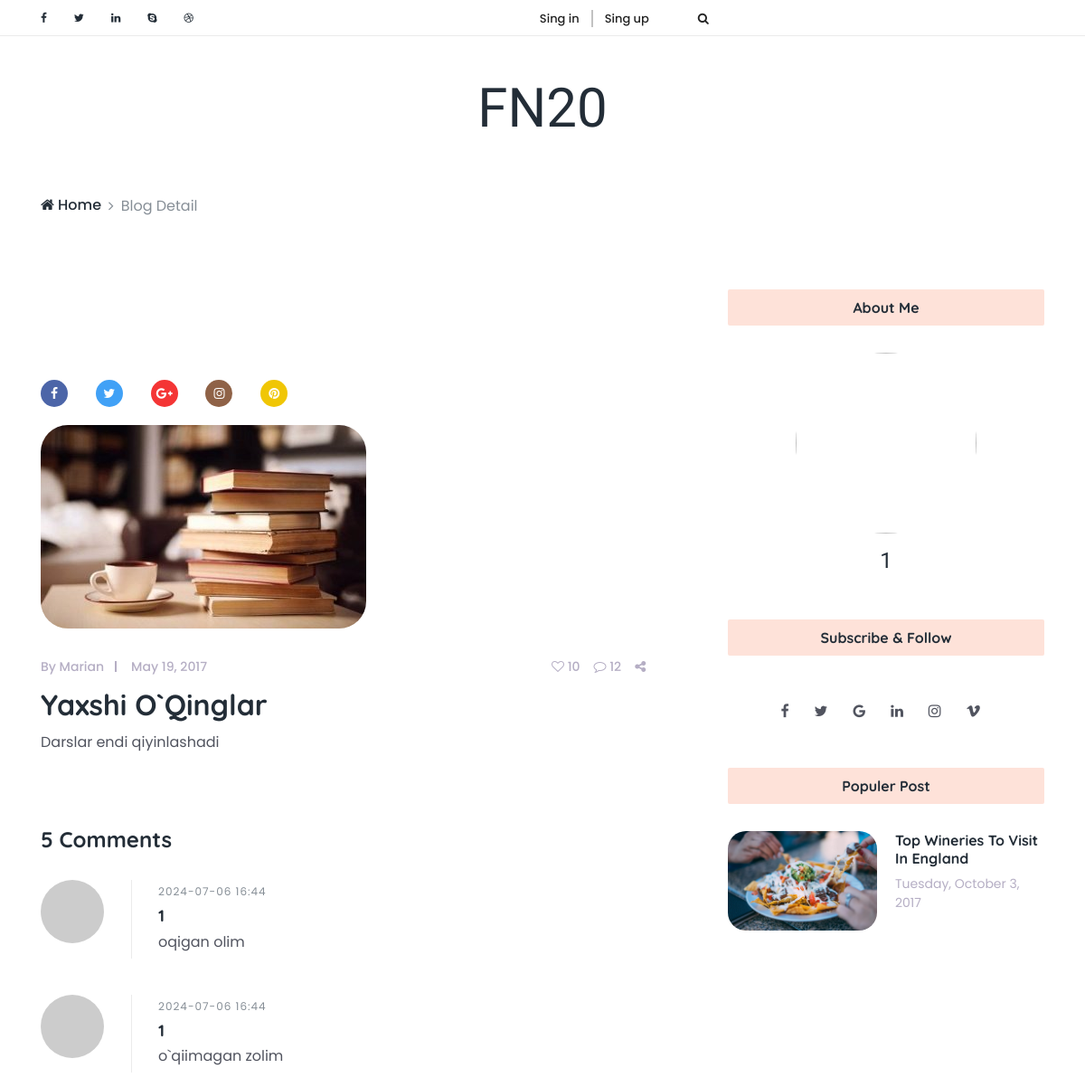
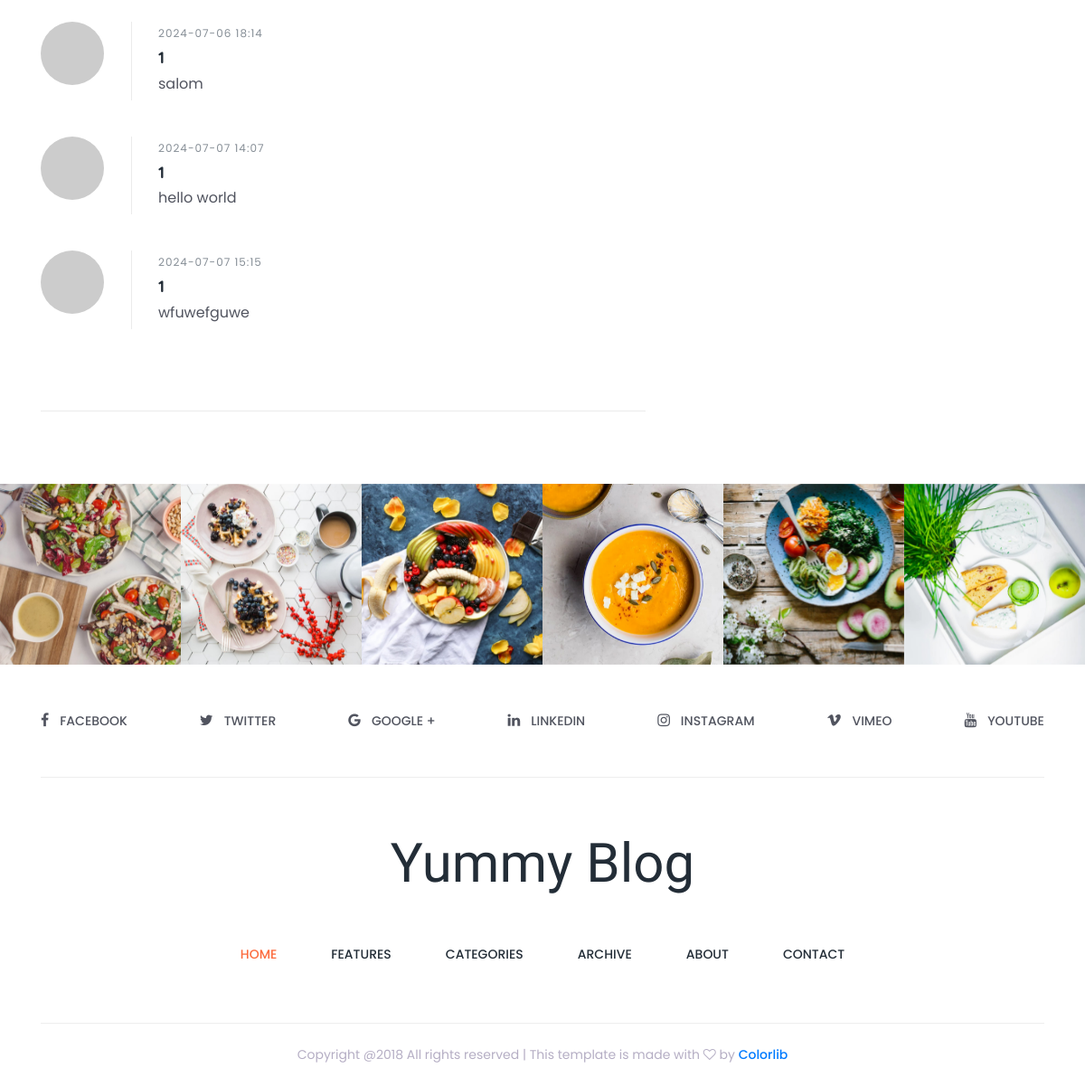
Screenshot of /blog-detail/1/ with the database file from the repository (2 pictures, top to bottom).
### main/models.py (models this page shows, shortened)
class Blogicon(models.Model):
    title = models.URLField()
    icon = models.TextField(max_length=15)

class Blog_icon_3(models.Model):
    title = models.URLField()
    icon = models.TextField(max_length=20)
    text = models.CharField(max_length=18)

class Blog(models.Model):
    author = models.ForeignKey(User, on_delete=models.CASCADE)
    title = models.CharField(max_length=255)
    body = models.TextField()
    create_at = models.DateTimeField(auto_now_add=True)
    @property
    def last_img(self):
        return BlogImg.objects.filter(blog__id = self.id).last().img

class BlogImg(models.Model):
    img = models.ImageField(upload_to='blog-img/')
    blog = models.ForeignKey(Blog, on_delete=models.CASCADE)

class Comment(models.Model):
    author = models.ForeignKey(User, on_delete=models.CASCADE)
    blog = models.ForeignKey(Blog, on_delete=models.CASCADE)
    body = models.TextField()
    created_at = models.DateTimeField(auto_now_add=True)

class Blog_icon_2(models.Model):
    title = models.URLField()
    icon = models.TextField(max_length=25)

class Networks(models.Model):
    title = models.URLField()
    icon = models.TextField(max_length=18)
    text = models.CharField(max_length=15)

### main/views.py (the view)
# urls.py: path('blog-detail/<int:id>/', views.blog_detail, name='blog_detail'),
def blog_detail(request, id):
    blog = models.Blog.objects.get(id=id)
    comments = models.Comment.objects.filter(blog=blog)
    networks = models.Networks.objects.all()
    blog_icon = models.Blogicon.objects.all()
    blog_icon_2 = models.Blog_icon_2.objects.all()
    blog_icon_3 = models.Blog_icon_3.objects.all()
    context = {
        'blog':blog,
        'comment_count':comments.count(),
        'comments':comments,
        'networks': networks,
        'blog_icon': blog_icon,
        'blog_icon_2':blog_icon_2,
        'blog_icon_3':blog_icon_3
    }
    return render(request, 'blog-detail.html', context)

### templates/blog-detail.html (shortened to what this page needs)
<!DOCTYPE html>
<html lang="en">
{% load static %}
<head>
    <link href="{% static 'style.css' %}" rel="stylesheet">
    <link href="{% static 'css/responsive/responsive.css' %}" rel="stylesheet">
</head>
<body>
    <div class="top_header_area">
        <div class="container">
            <div class="row">
                {% for e in blog_icon %}
                <section>
                <div class="col-5 col-sm-6">
                    <div class="top_social_bar">
                        <a href="{{e.title}}"><i class="{{e.icon}}" aria-hidden="true"></i></a>
                    </div>
                </div>
                </section>
                {% endfor %}
                <div class="col-7 col-sm-6">
                    <div class="signup-search-area d-flex align-items-center justify-content-end">
                        <div class="login_register_area d-flex">
                            <div class="login">
                                <a href="register.html">Sing in</a>
                            </div>
                            <div class="register">
                                <a href="register.html">Sing up</a>
                            </div>
                        </div>
                        <div class="search_button">
                            <a class="searchBtn" href="#"></a>
                        </div>
                    </div>
                </div>
            </div>
        </div>
    </div>
    <header class="header_area">
        <div class="container">
            <div class="row">
                <div class="col-12">
                    <div class="logo_area text-center">
                        <a href="index.html" class="yummy-logo">FN20</a>
                    </div>
                </div>
            </div>
        </div>
    </header>
    <div class="breadcumb-nav">
        <div class="container">
            <div class="row">
                <div class="col-12">
                    <nav aria-label="breadcrumb">
                        <ol class="breadcrumb">
                            <li class="breadcrumb-item"><a href="{% url 'index' %}"><i class="fa fa-home" aria-hidden="true"></i> Home</a></li>
                            <li class="breadcrumb-item active" aria-current="page">Blog Detail</li>
                        </ol>
                    </nav>
                </div>
            </div>
        </div>
    </div>
    <section class="single_blog_area section_padding_80">
        <div class="container">
            <div class="row justify-content-center">
                <div class="col-12 col-lg-8">
                    <div class="row no-gutters">
                        {% for c in blog_icon_3 %}
                        <div class="col-2 col-sm-1">
                            <div class="single-post-share-info mt-100">
                                <a href="{{c.title}}" class="{{c.text}}"><i class="{{c.icon}}" aria-hidden="true"></i></a>
                            </div>
                        </div>
                        {% endfor %}
                        <div class="col-10 col-sm-11">
                            <div class="single-post">
                                <div class="post-thumb">
                                    <img src="{{blog.last_img.url}}" alt="">
                                </div>
                                <div class="post-content">
                                    <div class="post-meta d-flex">
                                        <div class="post-author-date-area d-flex">
                                            <div class="post-author">
                                                <a href="#">By Marian</a>
                                            </div>
                                            <div class="post-date">
                                                <a href="#">May 19, 2017</a>
                                            </div>
                                        </div>
                                        <div class="post-comment-share-area d-flex">
                                            <div class="post-favourite">
                                                <a href="#"><i class="fa fa-heart-o" aria-hidden="true"></i> 10</a>
                                            </div>
                                            <div class="post-comments">
                                                <a href="#"><i class="fa fa-comment-o" aria-hidden="true"></i> 12</a>
                                            </div>
                                            <div class="post-share">
                                                <a href="#"><i class="fa fa-share-alt" aria-hidden="true"></i></a>
                                            </div>
                                        </div>
                                    </div>
                                    <a href="#">
                                        <h2 class="post-headline">{{blog.title}}</h2>
                                    </a>
                                    <p>{{blog.body}}</p>
                                </div>
                            </div>
                            <div class="comment_area section_padding_50 clearfix">
                                <h4 class="mb-30">{{comment_count}} Comments</h4>
                                <ol>
                                     {% for comment in comments %}
                                    <li class="single_comment_area">
                                        <div class="comment-wrapper d-flex">
                                            <div class="comment-author">
                                                <img src="https://www.gravatar.com/avatar/2c7d99fe281ecd3bcd65ab915bac6dd5?s=250" alt="">
                                            </div>
                                            <div class="comment-content">
                                                <span class="comment-date text-muted">{{comment.created_at|date:'Y-m-d H:i' }}</span>
                                                <h5>{{comment.author}}</h5>
                                                <p>{{comment.body}}</p>
                                            </div>
                                        </div>
                                    </li>
                                    {% endfor %}
                                </ol>
                            </div>
                        </div>
                    </div>
                </div>
                <div class="col-12 col-sm-8 col-md-6 col-lg-4">
                    <div class="blog-sidebar mt-5 mt-lg-0">
                        <div class="single-widget-area about-me-widget text-center">
                            <div class="widget-title">
                                <h6>About Me</h6>
                            </div>
                            <div class="about-me-widget-thumb">
                                <img src="https://cdn-icons-png.flaticon.com/512/219/219988.png" alt="">
                            </div>
                            <h4 class="font-shadow-into-light">{{blog.author.username}}</h4>
                        </div>
                       <div class="single-widget-area subscribe_widget text-center">
                         <section>
                             <div class="widget-title">
                                <h6>Subscribe &amp; Follow</h6>
                             </div>
                         </section>
                         <div class="subscribe-link d-flex justify-content-center">
                             {% for b in blog_icon_2 %}
                             <div class="single-icon mx-2">
                                  <a href="{{ b.title }}"><i class="{{ b.icon }}" aria-hidden="true"></i></a>
                             </div>
                              {% endfor %}
                         </div>
                        </div>
                        <div class="single-widget-area popular-post-widget">
                            <div class="widget-title text-center">
                                <h6>Populer Post</h6>
                            </div>
                            <div class="single-populer-post d-flex">
                                <img src="img/sidebar-img/1.jpg" alt="">
                                <div class="post-content">
                                    <a href="#">
                                        <h6>Top Wineries To Visit In England</h6>
                                    </a>
                                    <p>Tuesday, October 3, 2017</p>
                                </div>
                            </div>
                        </div>
                    </div>
                </div>
            </div>
        </div>
    </section>
    <div class="instargram_area owl-carousel section_padding_100_0 clearfix" id="portfolio">
        <div class="instagram_gallery_item">
            <img src="img/instagram-img/1.jpg" alt="">
        </div>
        <div class="instagram_gallery_item">
            <img src="img/instagram-img/2.jpg" alt="">
        </div>
        <div class="instagram_gallery_item">
            <img src="img/instagram-img/3.jpg" alt="">
        </div>
        <div class="instagram_gallery_item">
            <img src="img/instagram-img/4.jpg" alt="">
        </div>
        <div class="instagram_gallery_item">
            <img src="img/instagram-img/5.jpg" alt="">
        </div>
        <div class="instagram_gallery_item">
            <img src="img/instagram-img/6.jpg" alt="">
        </div>
    </div>
    <div class="social_icon_area clearfix">
        <div class="container">
            <div class="row">
                <div class="col-12">
                    <div class="footer-social-area d-flex">
                        {% for item in networks %}
                        <div class="single-icon">
                            <a href="{{item.title}}"><i class="{{item.icon}}" aria-hidden="true"></i><span>{{item.text}}</span></a>
                        </div>
                        {% endfor %}
                    </div>
                </div>
            </div>
        </div>
    </div>
    <footer class="footer_area">
        <div class="container">
            <div class="row">
                <div class="col-12">
                    <div class="footer-content">
                        <div class="footer-logo-area text-center">
                            <a href="index.html" class="yummy-logo">Yummy Blog</a>
                        </div>
                        <nav class="navbar navbar-expand-lg">
                            <div class="collapse navbar-collapse justify-content-center" id="yummyfood-footer-nav">
                                <ul class="navbar-nav">
                                    <li class="nav-item active">
                                        <a class="nav-link" href="#">Home <span class="sr-only">(current)</span></a>
                                    </li>
                                    <li class="nav-item">
                                        <a class="nav-link" href="#">Features</a>
                                    </li>
                                    <li class="nav-item">
                                        <a class="nav-link" href="#">Categories</a>
                                    </li>
                                    <li class="nav-item">
                                        <a class="nav-link" href="#">Archive</a>
                                    </li>
                                    <li class="nav-item">
                                        <a class="nav-link" href="#">About</a>
                                    </li>
                                    <li class="nav-item">
                                        <a class="nav-link" href="#">Contact</a>
                                    </li>
                                </ul>
                            </div>
                        </nav>
                    </div>
                </div>
            </div>
        </div>
        <div class="container">
            <div class="row">
                <div class="col-12">
                    <div class="copy_right_text text-center">
                        <p>Copyright @2018 All rights reserved | This template is made with <i class="fa fa-heart-o" aria-hidden="true"></i> by <a href="https://colorlib.com" target="_blank">Colorlib</a></p>
                    </div>
                </div>
            </div>
        </div>
    </footer>
</body>

### rows the page displays
Blog: last_img (picture), title "Yaxshi O`qinglar", body "Darslar endi qiyinlashadi", author.username "1"
Comment: created_at "2024-07-06 16:44", author "1", body "oqigan olim"
Comment: created_at "2024-07-06 16:44", author "1", body "o`qiimagan zolim"
Comment: created_at "2024-07-06 18:14", author "1", body "salom"
Comment: created_at "2024-07-07 14:07", author "1", body "hello world"
Comment: created_at "2024-07-07 15:15", author "1", body "wfuwefguwe"
Networks: text "FACEBOOK"
Networks: text "TWITTER"
Networks: text "GOOGLE +"
Networks: text "LINKEDIN"
Networks: text "INSTAGRAM"
Networks: text "VIMEO"
Networks: text "YOUTUBE"

### other values shown
{{ comment_count }} "5"
